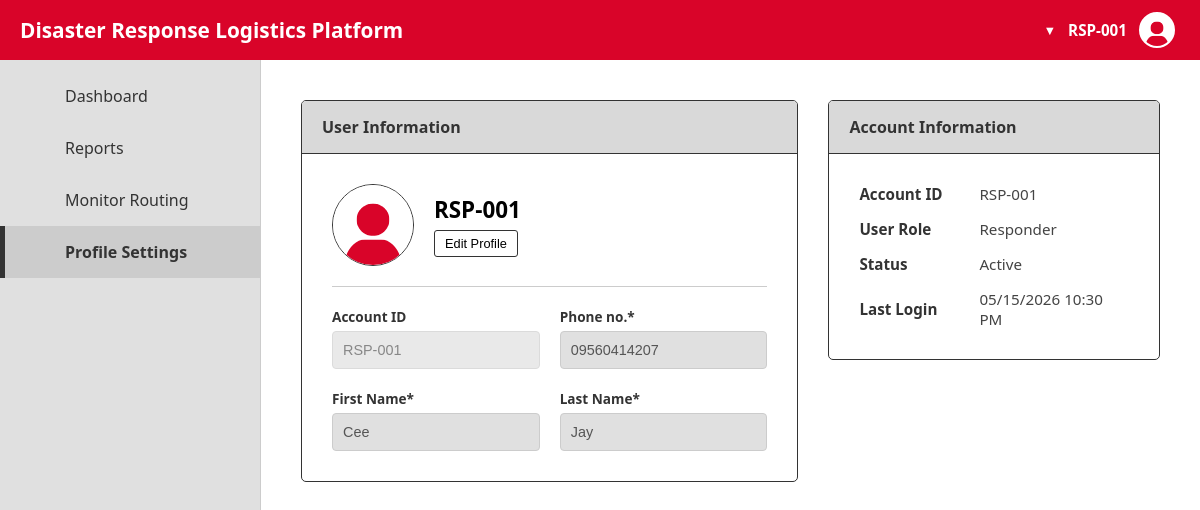
/profile_settings (signed in), run on an earlier commit of the app's database.
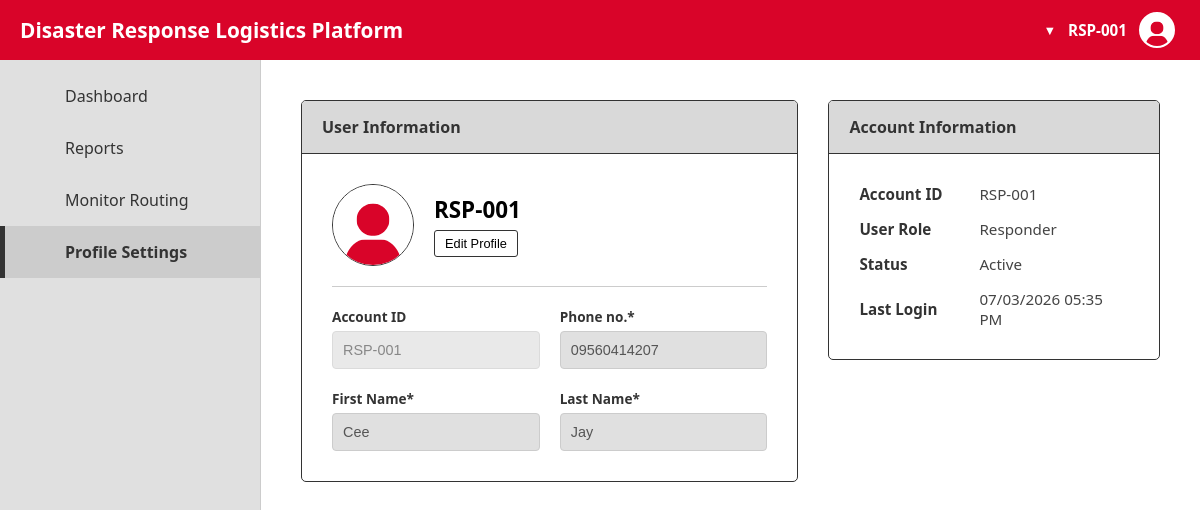
And on a later commit of the database.
### models.py (models this page shows)
class User(db.Model, UserMixin):
    id = db.Column(db.Integer, primary_key=True)
    account_id = db.Column(db.String(50), unique=True, nullable=False)
    password = db.Column(db.String(100), nullable=False)
    role = db.Column(db.String(20), default="Operator")
    first_name = db.Column(db.String(50), default="Jane Doe")
    last_name = db.Column(db.String(50), default="Yamada")
    phone = db.Column(db.String(20), default="09XX XXX XXXX")
    email = db.Column(db.String(120), default="")
    status = db.Column(db.String(20), default="Active")
    last_login = db.Column(db.DateTime, default=datetime.datetime.utcnow)
    show_routes = db.Column(db.Boolean, default=False)

### main.py (the view, shortened to what this page needs)
    @app.route("/profile_settings", methods=["GET", "POST"])
    @login_required
    def profile_settings():
        return render_template("profile.html", user=current_user, show_routes=current_user.show_routes)

### templates/profile.html (shortened to what this page needs)
<!DOCTYPE html>
<html lang="en">
<head>
</head>
<body>
    <div class="top-bar">
        <h2>Disaster Response Logistics Platform</h2>
        <div class="user-profile" onclick="toggleDropdown()">
            <span class="user-chevron">▼</span>
            <span style="font-weight: 600;">{{ user.account_id }}</span>
            <img src="{{ url_for('static', filename='assets/person_profile.svg') }}" alt="Profile" class="user-circle" style="object-fit: cover; background: white;">
        </div>
    </div>
    <div class="main-container">
        <div class="sidebar">
            {% if user.role != 'Admin' %}
            <a href="/dashboard" class="nav-item"> Dashboard</a>
            <a href="/reports" class="nav-item"> Reports</a>
            <a href="/monitor" class="nav-item"> Monitor Routing</a>
            {% endif %}
            <a href="/profile_settings" class="nav-item active"> Profile Settings</a>
        </div>
        <div class="content">
            <div class="profile-grid">
                <div class="card">
                    <div class="card-header">User Information</div>
                    <div class="card-body">
                        <div class="profile-header-section">
                            <div class="avatar-large" style="overflow: hidden;">
                                <img src="{{ url_for('static', filename='assets/person_profile.svg') }}" alt="Profile" style="width: 100%; height: 100%; object-fit: cover; background: white;">
                            </div>
                            <div class="profile-name-block">
                                <h3>{{ user.account_id }}</h3>
                                <button type="button" class="btn-edit-profile" onclick="enableEditMode()">Edit Profile</button>
                            </div>
                        </div>
                        <hr style="border: 0; border-top: 1px solid #ccc; margin-bottom: 20px;">
                        <form method="POST">
                            <div class="form-grid">
                                <div class="form-group">
                                    <label>Account ID</label>
                                    <input type="text" value="{{ user.account_id }}" readonly style="cursor: not-allowed; opacity: 0.7;">
                                </div>
                                <div class="form-group">
                                    <label>Phone no.*</label>
                                    <input type="text" name="phone" id="in-phone" value="{{ user.phone or '' }}" placeholder="09XX XXX XXXX" readonly data-original="{{ user.phone or '' }}">
                                </div>
                                <div class="form-group">
                                    <label>First Name*</label>
                                    <input type="text" name="first_name" id="in-fname" value="{{ user.first_name or '' }}" placeholder="Enter First Name" readonly data-original="{{ user.first_name or '' }}">
                                </div>
                                <div class="form-group">
                                    <label>Last Name*</label>
                                    <input type="text" name="last_name" id="in-lname" value="{{ user.last_name or '' }}" placeholder="Enter Last Name" readonly data-original="{{ user.last_name or '' }}">
                                </div>
                            </div>
                        </form>
                    </div>
                </div>
                <div class="card" style="height: fit-content;">
                    <div class="card-header">Account Information</div>
                    <div class="card-body">
                        <div class="info-list">
                            <div class="info-item"><span class="info-label">Account ID</span><span class="info-val">{{ user.account_id }}</span></div>
                            <div class="info-item"><span class="info-label">User Role</span><span class="info-val">{{ user.role }}</span></div>
                            <div class="info-item"><span class="info-label">Status</span><span class="info-val">Active</span></div>
                            <div class="info-item"><span class="info-label">Last Login</span><span class="info-val">{{ user.last_login.strftime('%m/%d/%Y %I:%M %p') if user.last_login else 'First Login' }}</span></div>
                        </div>
                    </div>
                </div>
            </div>
        </div>
    </div>
</body>
</html>

### templates/profile.html (style rules this page uses)
:root { --primary-red: #d90429; --sidebar-bg: #e0e0e0; --header-gray: #ccc; --border-color: #333; }
body { margin: 0; font-family: 'Segoe UI', sans-serif; height: 100vh; display: flex; flex-direction: column; overflow: hidden; background-color: #f4f4f4; }
.top-bar { background-color: var(--primary-red); color: white; padding: 15px 20px; display: flex; justify-content: space-between; align-items: center; height: 60px; box-sizing: border-box; z-index: 1000; }
.top-bar h2 { margin: 0; font-size: 1.3rem; font-weight: 600; }
.user-profile { position: relative; display: flex; align-items: center; gap: 12px; font-size: 0.95rem; cursor: pointer; user-select: none; padding: 5px; }
.user-chevron { font-size: 0.8rem; transition: transform 0.2s; }
.user-circle { width: 32px; height: 32px; background: #ddd; border-radius: 50%; border: 2px solid white; }
.main-container { display: flex; flex: 1; height: calc(100vh - 60px); }
.sidebar { width: 260px; background: var(--sidebar-bg); border-right: 1px solid #ccc; display: flex; flex-direction: column; padding-top: 10px; }
.nav-item { padding: 15px 25px; color: #333; cursor: pointer; display: flex; align-items: center; gap: 15px; text-decoration: none; font-size: 1rem; font-weight: 500; transition: 0.2s; border-left: 5px solid transparent; }
.nav-item.active { background: #ccc; border-left-color: #333; font-weight: 700; }
.content { flex: 1; padding: 40px; overflow-y: auto; background: #fff; }
.profile-grid { display: grid; grid-template-columns: 1.5fr 1fr; gap: 30px; max-width: 1200px; }
.card { border: 1px solid #333; border-radius: 5px; background: white; overflow: hidden; display: flex; flex-direction: column; }
.card-header { background-color: #d9d9d9; padding: 15px 20px; border-bottom: 1px solid #333; font-weight: 600; color: #333; font-size: 1rem; }
.card-body { padding: 30px; }
.profile-header-section { display: flex; align-items: center; gap: 20px; margin-bottom: 20px; }
.avatar-large { width: 80px; height: 80px; background: #d9d9d9; border-radius: 50%; border: 1px solid #333; display: flex; align-items: center; justify-content: center; font-size: 2rem; color: #666; }
.profile-name-block h3 { margin: 0 0 5px 0; font-size: 1.4rem; }
.btn-edit-profile { background: white; border: 1px solid #333; padding: 5px 10px; font-size: 0.8rem; cursor: pointer; border-radius: 3px; }
.form-grid { display: grid; grid-template-columns: 1fr 1fr; gap: 20px; margin-top: 20px; }
.form-group label { display: block; font-size: 0.85rem; font-weight: 600; margin-bottom: 5px; color: #333; }
.form-group input { width: 100%; padding: 10px; border: 1px solid #ccc; border-radius: 4px; background: #e0e0e0; font-size: 0.9rem; box-sizing: border-box; color: #555; cursor: default; }
.info-list { display: flex; flex-direction: column; gap: 15px; }
.info-item { display: grid; grid-template-columns: 120px 1fr; align-items: center; font-size: 0.95rem; }
.info-label { font-weight: 600; color: #333; }
.info-val { color: #444; }

What changed in the data, as far as the page shows it:
changed User "RSP-001": last_login "05/15/2026 10:30 PM" → "07/03/2026 05:35 PM"
